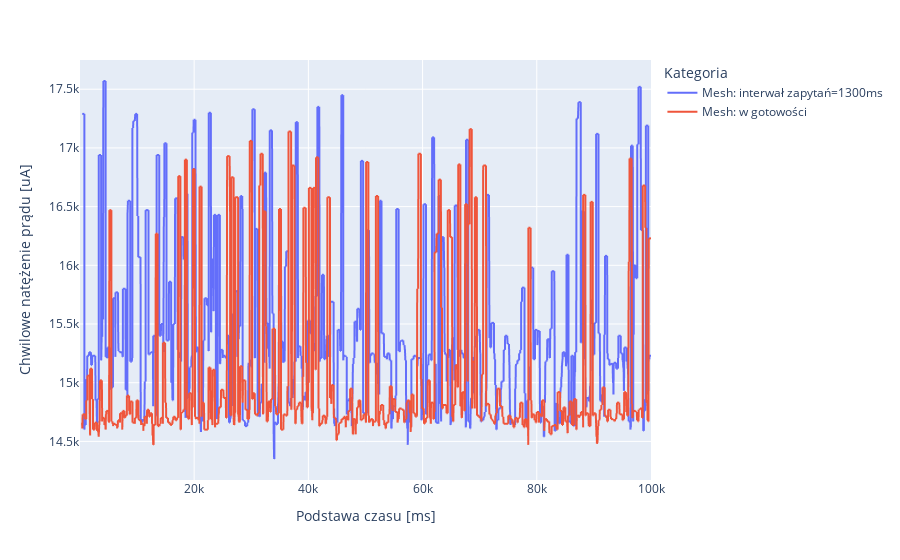

Notebook cell for this chart:
### Code cell
fig = px.scatter(data_mesh, x=CONST_TIMESTAMP, y=CONST_AMPERAGE, color=CONST_CATEGORY, trendline="rolling", trendline_options=dict(function="max", window=15))
                
fig.data = [t for t in fig.data if t.mode == "lines"]
fig.update_traces(showlegend=True) #trendlines have showlegend=False by default
fig.show()

### Figure 1 — Plotly figure (JSON) as saved in the notebook; plotly's stock layout.template omitted (floating-point values rounded to 4 significant figures; data arrays with more than 128 entries replaced by an {"elided": "..."} marker saying what was removed)
{"data": [{"hovertemplate": "<b>Rolling max trendline</b><br><br>Kategoria=Mesh: interwał zapytań=1300ms<br>Podstawa czasu [ms]=%{x}<br>Chwilowe natężenie prądu [uA]=%{y} <b>(trend)</b><extra></extra>", "legendgroup": "Mesh: interwał zapytań=1300ms", "marker": {"color": "#636efa", "symbol": "circle"}, "mode": "lines", "name": "Mesh: interwał zapytań=1300ms", "showlegend": true, "type": "scattergl", "x": {"elided": "3685 int values"}, "xaxis": "x", "y": {"elided": "3685 float values"}, "yaxis": "y"}, {"hovertemplate": "<b>Rolling max trendline</b><br><br>Kategoria=Mesh: w gotowości<br>Podstawa czasu [ms]=%{x}<br>Chwilowe natężenie prądu [uA]=%{y} <b>(trend)</b><extra></extra>", "legendgroup": "Mesh: w gotowości", "marker": {"color": "#EF553B", "symbol": "circle"}, "mode": "lines", "name": "Mesh: w gotowości", "showlegend": true, "type": "scattergl", "x": {"elided": "3705 int values"}, "xaxis": "x", "y": {"elided": "3705 float values"}, "yaxis": "y"}], "layout": {"autosize": true, "legend": {"title": {"text": "Kategoria"}, "tracegroupgap": 0}, "margin": {"t": 60}, "xaxis": {"anchor": "y", "autorange": true, "domain": [0, 1], "range": [10, 100000], "title": {"text": "Podstawa czasu [ms]"}, "type": "linear"}, "yaxis": {"anchor": "x", "autorange": true, "domain": [0, 1], "range": [14170.0, 17750.0], "title": {"text": "Chwilowe natężenie prądu [uA]"}, "type": "linear"}}}
